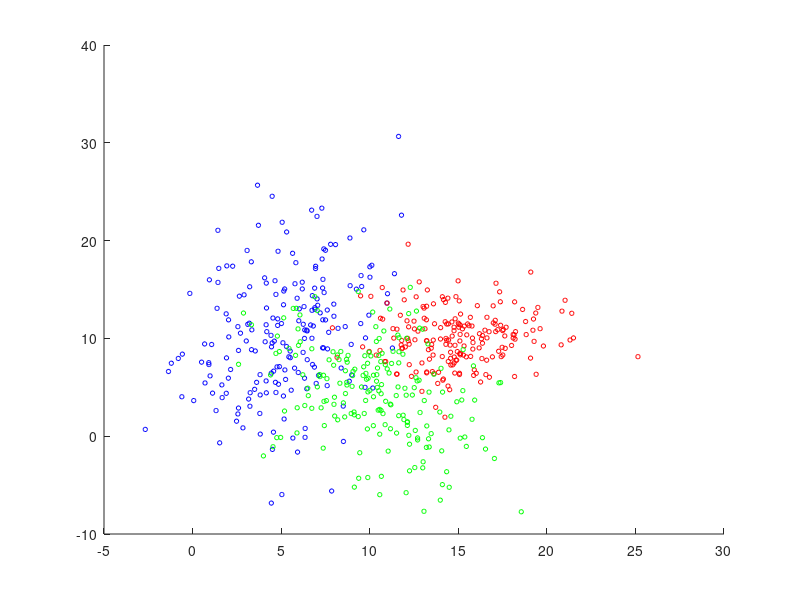

Source code (MATLAB): (Note: this script raises an error after producing the figure.)
clear all;
close all;

MU1 = [5 10];
SIGMA1 = [8 4; 4 40];
MU2 = [15 10];
SIGMA2 = [8 0; 0 8];
MU3 = [10 5];
SIGMA3 = [10 -5; -5 20];
X1 = mvnrnd(MU1,SIGMA1,200);
X2 = mvnrnd(MU2,SIGMA2,200);
X3 = mvnrnd(MU3, SIGMA3, 200);

range1 = [-5:0.1:20]
range2 = [-5:0.1:20]

figure;
hold on;

scatter(X1(:,1), X1(:,2), 10, 'b');
scatter(X2(:,1), X2(:,2), 10, 'r');
scatter(X3(:,1), X3(:,2), 10, 'g');

[c_vectors, c_values] = eigs(SIGMA1);
[d_vectors, d_values] = eigs(SIGMA2);
[e_vectors, e_values] = eigs(SIGMA3);

c_theta = atan2(c_vectors(2,1), c_vectors(1,1));
plot_ellipse(MU1(1), MU1(2), c_theta, sqrt(c_values(1,1)), sqrt(c_values(2,2)));

d_theta = atan2(d_vectors(2,1), d_vectors(1,1));
plot_ellipse(MU2(1), MU2(2), d_theta, sqrt(d_values(1,1)),sqrt(d_values(2,2)));

e_theta = atan2(e_vectors(2,1), e_vectors(1,1));
plot_ellipse(MU3(1), MU3(2), e_theta, sqrt(e_values(1,1)),sqrt(e_values(2,2)));

micd_1 = MICD([MU1; MU2; MU3], range1, range2, cat(3, SIGMA1, SIGMA2, SIGMA3));
contour(range1, range2, micd_1', 2, '--r');
hold on;